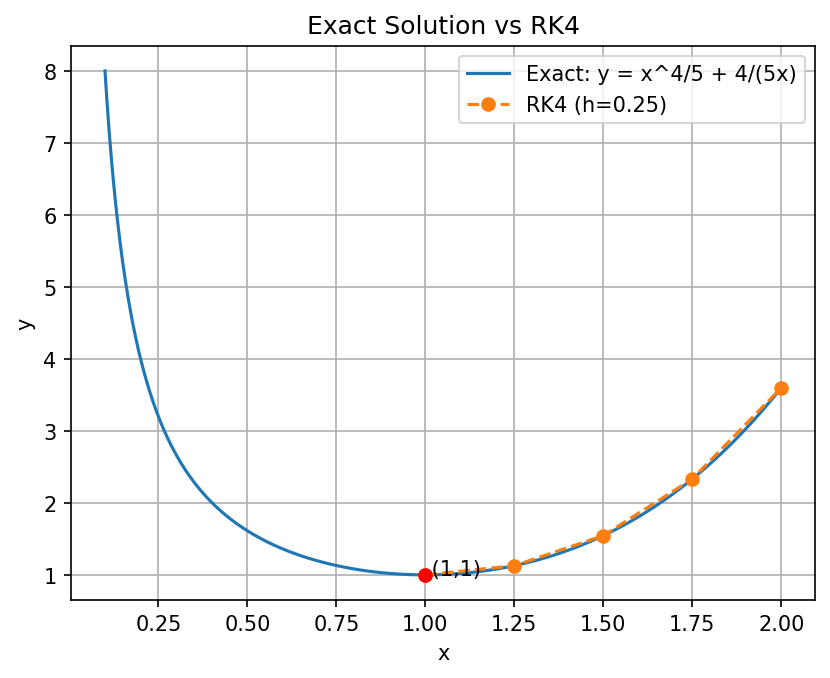

Python code for this plot:
import numpy as np
import matplotlib.pyplot as plt

def f(x, y):
    return x**3 - y/x

def rk4(f, x0, y0, xf, h):
    xs, ys = [x0], [y0]
    x, y = x0, y0
    while x < xf - 1e-10:
        k1 = f(x, y)
        k2 = f(x + h/2, y + h/2 * k1)
        k3 = f(x + h/2, y + h/2 * k2)
        k4 = f(x + h, y + h * k3)
        y = y + h/6*(k1 + 2*k2 + 2*k3 + k4)
        x = x + h
        xs.append(x); ys.append(y)
    return np.array(xs), np.array(ys)

x0, y0, xf, h = 1.0, 1.0, 2.0, 0.25
xs, ys_rk4 = rk4(f, x0, y0, xf, h)

x = np.linspace(0.1, 2, 1000)
y = (x**4)/5 + 4/(5*x)

plt.figure()
plt.plot(x, y, label="Exact: y = x^4/5 + 4/(5x)")
plt.plot(xs, ys_rk4, 'o--', label="RK4 (h=0.25)")
plt.scatter([1], [1], color='red', zorder=5)
plt.text(1, 1, " (1,1)")
plt.title("Exact Solution vs RK4")
plt.xlabel("x")
plt.ylabel("y")
plt.legend()
plt.grid()
plt.savefig("plot2.png", dpi=150, bbox_inches='tight')
plt.show()
